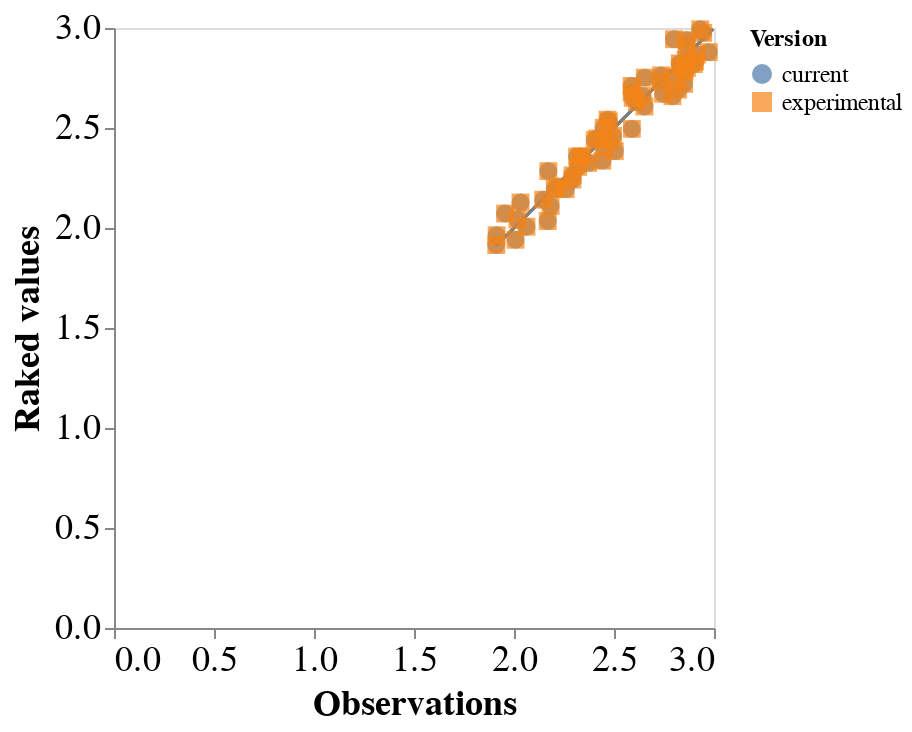

This figure's notebook cell:
### Code cell
chart

### Figure 1 — Vega-Lite specification as saved in the notebook (floating-point values rounded to 4 significant figures)
{"config": {"view": {"continuousWidth": 300, "continuousHeight": 300}, "axis": {"labelFontSize": 18, "titleFontSize": 18}, "legend": {"labelFontSize": 12, "titleFontSize": 12}}, "layer": [{"mark": {"type": "rule", "color": "grey"}, "encoding": {"x": {"type": "quantitative", "datum": {"expr": "param_9"}}, "x2": {"datum": {"expr": "param_10"}, "type": "quantitative"}, "y": {"type": "quantitative", "datum": {"expr": "param_11"}}, "y2": {"datum": {"expr": "param_12"}, "type": "quantitative"}}}, {"mark": {"type": "point", "filled": true, "size": 80}, "encoding": {"color": {"field": "version", "legend": {"title": "Version"}, "type": "nominal"}, "shape": {"field": "version", "legend": {"title": "Version"}, "type": "nominal"}, "x": {"axis": {"title": "Observations"}, "field": "value", "scale": {"domain": [{"expr": "param_9"}, {"expr": "param_10"}]}, "type": "quantitative"}, "y": {"axis": {"title": "Raked values"}, "field": "raked_value", "scale": {"domain": [{"expr": "param_11"}, {"expr": "param_12"}]}, "type": "quantitative"}}}], "data": {"name": "data-feb4cfa689211570f87d29bc748ad73f"}, "params": [{"name": "param_9", "value": 1.911}, {"name": "param_10", "value": 2.993}, {"name": "param_11", "value": 1.911}, {"name": "param_12", "value": 2.993}], "$schema": "https://vega.github.io/schema/vega-lite/v5.20.1.json", "datasets": {"data-feb4cfa689211570f87d29bc748ad73f": [{"value": 2.593, "var1": 0, "var2": 0, "var3": 0, "raked_value": 2.651, "version": "current"}, {"value": 1.911, "var1": 1, "var2": 0, "var3": 0, "raked_value": 1.915, "version": "current"}, {"value": 2.745, "var1": 2, "var2": 0, "var3": 0, "raked_value": 2.671, "version": "current"}, {"value": 2.863, "var1": 0, "var2": 1, "var3": 0, "raked_value": 2.939, "version": "current"}, {"value": 2.417, "var1": 1, "var2": 1, "var3": 0, "raked_value": 2.447, "version": "current"}, {"value": 2.864, "var1": 2, "var2": 1, "var3": 0, "raked_value": 2.8, "version": "current"}, {"value": 2.974, "var1": 0, "var2": 2, "var3": 0, "raked_value": 2.879, "version": "current"}, {"value": 2.82, "var1": 1, "var2": 2, "var3": 0, "raked_value": 2.691, "version": "current"}, {"value": 2.85, "var1": 2, "var2": 2, "var3": 0, "raked_value": 2.721, "version": "current"}, {"value": 1.955, "var1": 0, "var2": 3, "var3": 0, "raked_value": 2.072, "version": "current"}, {"value": 2.315, "var1": 1, "var2": 3, "var3": 0, "raked_value": 2.357, "version": "current"}, {"value": 2.219, "var1": 2, "var2": 3, "var3": 0, "raked_value": 2.207, "version": "current"}, {"value": 2.37, "var1": 0, "var2": 0, "var3": 1, "raked_value": 2.325, "version": "current"}, {"value": 2.062, "var1": 1, "var2": 0, "var3": 1, "raked_value": 2.006, "version": "current"}, {"value": 2.504, "var1": 2, "var2": 0, "var3": 1, "raked_value": 2.384, "version": "current"}, {"value": 2.475, "var1": 0, "var2": 1, "var3": 1, "raked_value": 2.532, "version": "current"}, {"value": 2.931, "var1": 1, "var2": 1, "var3": 1, "raked_value": 2.993, "version": "current"}, {"value": 2.321, "var1": 2, "var2": 1, "var3": 1, "raked_value": 2.305, "version": "current"}, {"value": 2.008, "var1": 0, "var2": 2, "var3": 1, "raked_value": 1.941, "version": "current"}, {"value": 2.589, "var1": 1, "var2": 2, "var3": 1, "raked_value": 2.496, "version": "current"}, {"value": 2.258, "var1": 2, "var2": 2, "var3": 1, "raked_value": 2.194, "version": "current"}, {"value": 2.8, "var1": 0, "var2": 3, "var3": 1, "raked_value": 2.944, "version": "current"}, {"value": 2.448, "var1": 1, "var2": 3, "var3": 1, "raked_value": 2.501, "version": "current"}, {"value": 2.341, "var1": 2, "var2": 3, "var3": 1, "raked_value": 2.355, "version": "current"}, {"value": 1.913, "var1": 0, "var2": 0, "var3": 2, "raked_value": 1.964, "version": "current"}, {"value": 2.734, "var1": 1, "var2": 0, "var3": 2, "raked_value": 2.735, "version": "current"}, {"value": 2.652, "var1": 2, "var2": 0, "var3": 2, "raked_value": 2.608, "version": "current"}, {"value": 2.859, "var1": 0, "var2": 1, "var3": 2, "raked_value": 2.841, "version": "current"}, {"value": 2.905, "var1": 1, "var2": 1, "var3": 2, "raked_value": 2.833, "version": "current"}, {"value": 2.792, "var1": 2, "var2": 1, "var3": 2, "raked_value": 2.659, "version": "current"}, {"value": 2.829, "var1": 0, "var2": 2, "var3": 2, "raked_value": 2.823, "version": "current"}, {"value": 2.293, "var1": 1, "var2": 2, "var3": 2, "raked_value": 2.242, "version": "current"}, {"value": 2.833, "var1": 2, "var2": 2, "var3": 2, "raked_value": 2.804, "version": "current"}, {"value": 2.468, "var1": 0, "var2": 3, "var3": 2, "raked_value": 2.541, "version": "current"}, {"value": 2.914, "var1": 1, "var2": 3, "var3": 2, "raked_value": 2.866, "version": "current"}, {"value": 2.899, "var1": 2, "var2": 3, "var3": 2, "raked_value": 2.819, "version": "current"}, {"value": 2.033, "var1": 0, "var2": 0, "var3": 3, "raked_value": 2.128, "version": "current"}, {"value": 2.589, "var1": 1, "var2": 0, "var3": 3, "raked_value": 2.678, "version": "current"}, {"value": 2.204, "var1": 2, "var2": 0, "var3": 3, "raked_value": 2.196, "version": "current"}, {"value": 2.403, "var1": 0, "var2": 1, "var3": 3, "raked_value": 2.44, "version": "current"}, {"value": 2.736, "var1": 1, "var2": 1, "var3": 3, "raked_value": 2.763, "version": "current"}, {"value": 2.183, "var1": 2, "var2": 1, "var3": 3, "raked_value": 2.11, "version": "current"}, {"value": 2.017, "var1": 0, "var2": 2, "var3": 3, "raked_value": 2.042, "version": "current"}, {"value": 2.614, "var1": 1, "var2": 2, "var3": 3, "raked_value": 2.63, "version": "current"}, {"value": 2.146, "var1": 2, "var2": 2, "var3": 3, "raked_value": 2.141, "version": "current"}, {"value": 2.172, "var1": 0, "var2": 3, "var3": 3, "raked_value": 2.284, "version": "current"}, {"value": 2.863, "var1": 1, "var2": 3, "var3": 3, "raked_value": 2.917, "version": "current"}, {"value": 2.293, "var1": 2, "var2": 3, "var3": 3, "raked_value": 2.263, "version": "current"}, {"value": 2.588, "var1": 0, "var2": 0, "var3": 4, "raked_value": 2.71, "version": "current"}, {"value": 2.654, "var1": 1, "var2": 0, "var3": 4, "raked_value": 2.752, "version": "current"}, {"value": 2.333, "var1": 2, "var2": 0, "var3": 4, "raked_value": 2.358, "version": "current"}, {"value": 2.946, "var1": 0, "var2": 1, "var3": 4, "raked_value": 2.975, "version": "current"}, {"value": 2.643, "var1": 1, "var2": 1, "var3": 4, "raked_value": 2.661, "version": "current"}, {"value": 2.853, "var1": 2, "var2": 1, "var3": 4, "raked_value": 2.782, "version": "current"}, {"value": 2.799, "var1": 0, "var2": 2, "var3": 4, "raked_value": 2.754, "version": "current"}, {"value": 2.45, "var1": 1, "var2": 2, "var3": 4, "raked_value": 2.4, "version": "current"}, {"value": 2.478, "var1": 2, "var2": 2, "var3": 4, "raked_value": 2.437, "version": "current"}, {"value": 2.495, "var1": 0, "var2": 3, "var3": 4, "raked_value": 2.461, "version": "current"}, {"value": 2.442, "var1": 1, "var2": 3, "var3": 4, "raked_value": 2.337, "version": "current"}, {"value": 2.169, "var1": 2, "var2": 3, "var3": 4, "raked_value": 2.035, "version": "current"}, {"value": 2.593, "var1": 0, "var2": 0, "var3": 0, "raked_value": 2.651, "version": "experimental"}, {"value": 2.37, "var1": 0, "var2": 0, "var3": 1, "raked_value": 2.325, "version": "experimental"}, {"value": 1.913, "var1": 0, "var2": 0, "var3": 2, "raked_value": 1.964, "version": "experimental"}, {"value": 2.033, "var1": 0, "var2": 0, "var3": 3, "raked_value": 2.128, "version": "experimental"}, {"value": 2.588, "var1": 0, "var2": 0, "var3": 4, "raked_value": 2.71, "version": "experimental"}, {"value": 2.863, "var1": 0, "var2": 1, "var3": 0, "raked_value": 2.939, "version": "experimental"}, {"value": 2.475, "var1": 0, "var2": 1, "var3": 1, "raked_value": 2.532, "version": "experimental"}, {"value": 2.859, "var1": 0, "var2": 1, "var3": 2, "raked_value": 2.841, "version": "experimental"}, {"value": 2.403, "var1": 0, "var2": 1, "var3": 3, "raked_value": 2.44, "version": "experimental"}, {"value": 2.946, "var1": 0, "var2": 1, "var3": 4, "raked_value": 2.975, "version": "experimental"}, {"value": 2.974, "var1": 0, "var2": 2, "var3": 0, "raked_value": 2.879, "version": "experimental"}, {"value": 2.008, "var1": 0, "var2": 2, "var3": 1, "raked_value": 1.941, "version": "experimental"}, {"value": 2.829, "var1": 0, "var2": 2, "var3": 2, "raked_value": 2.823, "version": "experimental"}, {"value": 2.017, "var1": 0, "var2": 2, "var3": 3, "raked_value": 2.042, "version": "experimental"}, {"value": 2.799, "var1": 0, "var2": 2, "var3": 4, "raked_value": 2.754, "version": "experimental"}, {"value": 1.955, "var1": 0, "var2": 3, "var3": 0, "raked_value": 2.072, "version": "experimental"}, {"value": 2.8, "var1": 0, "var2": 3, "var3": 1, "raked_value": 2.944, "version": "experimental"}, {"value": 2.468, "var1": 0, "var2": 3, "var3": 2, "raked_value": 2.541, "version": "experimental"}, {"value": 2.172, "var1": 0, "var2": 3, "var3": 3, "raked_value": 2.284, "version": "experimental"}, {"value": 2.495, "var1": 0, "var2": 3, "var3": 4, "raked_value": 2.461, "version": "experimental"}, {"value": 1.911, "var1": 1, "var2": 0, "var3": 0, "raked_value": 1.915, "version": "experimental"}, {"value": 2.062, "var1": 1, "var2": 0, "var3": 1, "raked_value": 2.006, "version": "experimental"}, {"value": 2.734, "var1": 1, "var2": 0, "var3": 2, "raked_value": 2.735, "version": "experimental"}, {"value": 2.589, "var1": 1, "var2": 0, "var3": 3, "raked_value": 2.678, "version": "experimental"}, {"value": 2.654, "var1": 1, "var2": 0, "var3": 4, "raked_value": 2.752, "version": "experimental"}, {"value": 2.417, "var1": 1, "var2": 1, "var3": 0, "raked_value": 2.447, "version": "experimental"}, {"value": 2.931, "var1": 1, "var2": 1, "var3": 1, "raked_value": 2.993, "version": "experimental"}, {"value": 2.905, "var1": 1, "var2": 1, "var3": 2, "raked_value": 2.833, "version": "experimental"}, {"value": 2.736, "var1": 1, "var2": 1, "var3": 3, "raked_value": 2.763, "version": "experimental"}, {"value": 2.643, "var1": 1, "var2": 1, "var3": 4, "raked_value": 2.661, "version": "experimental"}, {"value": 2.82, "var1": 1, "var2": 2, "var3": 0, "raked_value": 2.691, "version": "experimental"}, {"value": 2.589, "var1": 1, "var2": 2, "var3": 1, "raked_value": 2.496, "version": "experimental"}, {"value": 2.293, "var1": 1, "var2": 2, "var3": 2, "raked_value": 2.242, "version": "experimental"}, {"value": 2.614, "var1": 1, "var2": 2, "var3": 3, "raked_value": 2.63, "version": "experimental"}, {"value": 2.45, "var1": 1, "var2": 2, "var3": 4, "raked_value": 2.4, "version": "experimental"}, {"value": 2.315, "var1": 1, "var2": 3, "var3": 0, "raked_value": 2.357, "version": "experimental"}, {"value": 2.448, "var1": 1, "var2": 3, "var3": 1, "raked_value": 2.501, "version": "experimental"}, {"value": 2.914, "var1": 1, "var2": 3, "var3": 2, "raked_value": 2.866, "version": "experimental"}, {"value": 2.863, "var1": 1, "var2": 3, "var3": 3, "raked_value": 2.917, "version": "experimental"}, {"value": 2.442, "var1": 1, "var2": 3, "var3": 4, "raked_value": 2.337, "version": "experimental"}, {"value": 2.745, "var1": 2, "var2": 0, "var3": 0, "raked_value": 2.671, "version": "experimental"}, {"value": 2.504, "var1": 2, "var2": 0, "var3": 1, "raked_value": 2.384, "version": "experimental"}, {"value": 2.652, "var1": 2, "var2": 0, "var3": 2, "raked_value": 2.608, "version": "experimental"}, {"value": 2.204, "var1": 2, "var2": 0, "var3": 3, "raked_value": 2.196, "version": "experimental"}, {"value": 2.333, "var1": 2, "var2": 0, "var3": 4, "raked_value": 2.358, "version": "experimental"}, {"value": 2.864, "var1": 2, "var2": 1, "var3": 0, "raked_value": 2.8, "version": "experimental"}, {"value": 2.321, "var1": 2, "var2": 1, "var3": 1, "raked_value": 2.305, "version": "experimental"}, {"value": 2.792, "var1": 2, "var2": 1, "var3": 2, "raked_value": 2.659, "version": "experimental"}, {"value": 2.183, "var1": 2, "var2": 1, "var3": 3, "raked_value": 2.11, "version": "experimental"}, {"value": 2.853, "var1": 2, "var2": 1, "var3": 4, "raked_value": 2.782, "version": "experimental"}, {"value": 2.85, "var1": 2, "var2": 2, "var3": 0, "raked_value": 2.721, "version": "experimental"}, {"value": 2.258, "var1": 2, "var2": 2, "var3": 1, "raked_value": 2.194, "version": "experimental"}, {"value": 2.833, "var1": 2, "var2": 2, "var3": 2, "raked_value": 2.804, "version": "experimental"}, {"value": 2.146, "var1": 2, "var2": 2, "var3": 3, "raked_value": 2.141, "version": "experimental"}, {"value": 2.478, "var1": 2, "var2": 2, "var3": 4, "raked_value": 2.437, "version": "experimental"}, {"value": 2.219, "var1": 2, "var2": 3, "var3": 0, "raked_value": 2.207, "version": "experimental"}, {"value": 2.341, "var1": 2, "var2": 3, "var3": 1, "raked_value": 2.355, "version": "experimental"}, {"value": 2.899, "var1": 2, "var2": 3, "var3": 2, "raked_value": 2.819, "version": "experimental"}, {"value": 2.293, "var1": 2, "var2": 3, "var3": 3, "raked_value": 2.263, "version": "experimental"}, {"value": 2.169, "var1": 2, "var2": 3, "var3": 4, "raked_value": 2.035, "version": "experimental"}]}}
